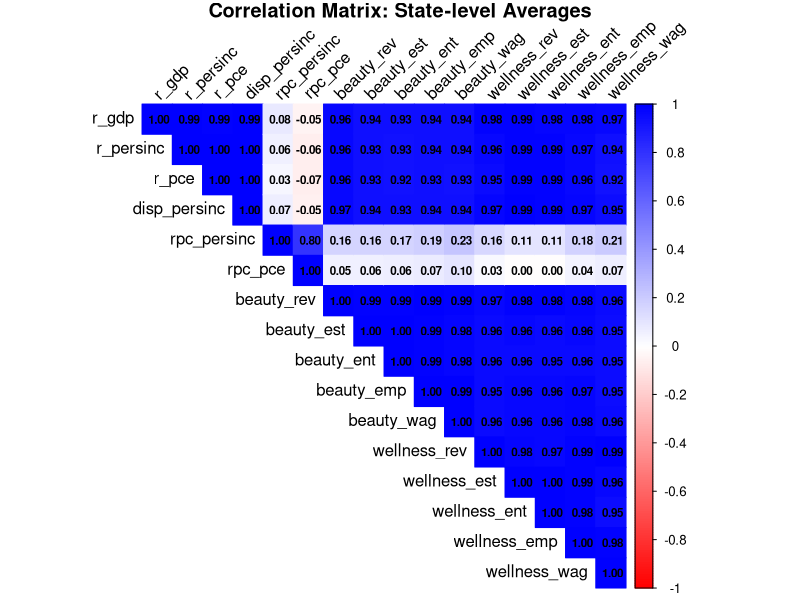

The R source for this figure:
#Correlation Matrix per state average
# Load necessary libraries
library(readr)
library(dplyr)
library(ggplot2)
library(corrplot)

# 1. Set your working directory
setwd("/Users/beatricesoresina/Desktop/mva_project")

# 2. Load the dataset
state_averages <- read_csv("state_level_beauty_wellness_econ_means.csv", show_col_types = FALSE)

# 3. Remove the 'state' column (non-numeric)
state_numeric <- state_averages %>% select(-state)

# 4. Compute correlation matrix
cor_matrix <- cor(state_numeric, use = "complete.obs")

# 5. View the correlation matrix
print(round(cor_matrix, 2))

# 6. Plot correlation heatmap
corrplot(cor_matrix, method = "color",
         type = "upper",
         tl.col = "black",
         addCoef.col = "black",
         col = colorRampPalette(c("red", "white", "blue"))(200),
         tl.srt = 45,
         number.cex = 0.7,
         mar = c(0, 0, 1, 0),
         title = "Correlation Matrix: State-level Averages")

# 7. Save correlation matrix to CSV
write.csv(cor_matrix, "correlation_matrix_state_averages.csv", row.names = TRUE)
cat("✅ Correlation matrix saved as 'correlation_matrix_state_averages.csv'\n")
